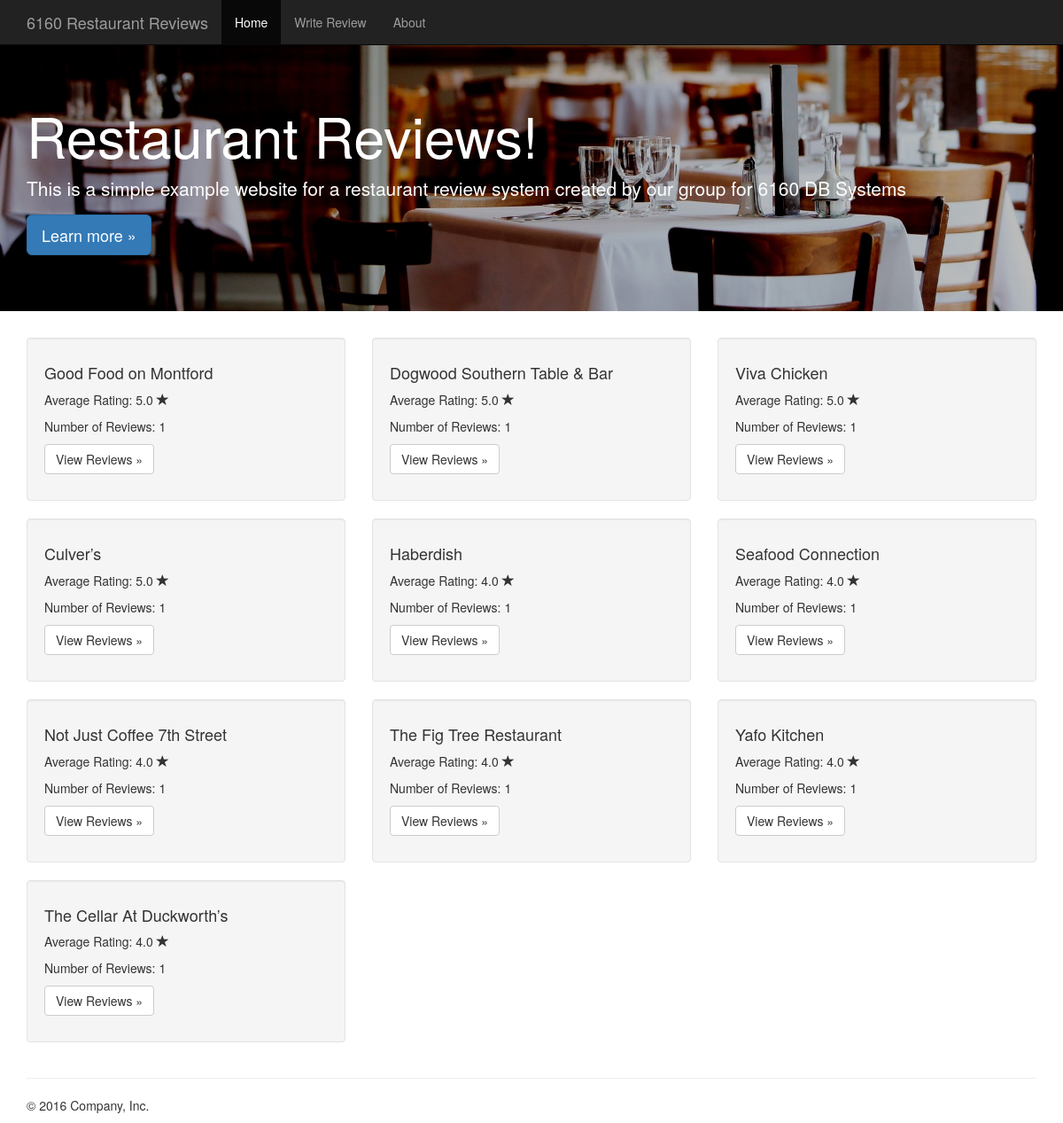
The app's page /DBFinalProject/index.php with its own data.
### tables this page shows
CREATE TABLE `business` (
  `business_id` int(10) UNSIGNED NOT NULL,
  `business_name` varchar(45) NOT NULL,
  `user_id` int(11) DEFAULT NULL COMMENT 'user_id of administrator',
  `hours` varchar(100) DEFAULT NULL,
  `contact_number` varchar(45) DEFAULT NULL,
  `review_count` int(10) DEFAULT 0 COMMENT 'updated via trigger on review insert/delete'
);

### DBFinalProject/index.php (the view, shortened to what this page needs)
<?php
require_once './resources/php/db_connect.php';
$restaurant_query = "SELECT business.business_name, business.business_id, ROUND(AVG(review.stars),1) AS avg_rating, COUNT(review.review_id) AS num_reviews
                      FROM restaurant.business
                      LEFT JOIN restaurant.review ON business.business_id = review.business_id
                      GROUP BY business.business_id
                      ORDER BY avg_rating DESC;";
$restaurant__stmt = $mysqli->prepare($restaurant_query);
$restaurant__stmt->execute();
$restaurant_result = $restaurant__stmt->get_result();
?>
<!DOCTYPE html>
<html lang="en">
<head>
    <link href="./vendors/bootstrap-3.3.7/css/bootstrap.min.css" rel="stylesheet">
</head>
<body>
<nav class="navbar navbar-inverse navbar-fixed-top">
    <div class="container">
        <div class="navbar-header">
            <a class="navbar-brand" href="./index.php">6160 Restaurant Reviews</a>
        </div>
        <div id="navbar" class="navbar-collapse collapse">
            <ul class="nav navbar-nav">
                <li class="active"><a>Home</a></li>
                <li><a href="./write_review.php">Write Review</a></li>
                <li><a href="./about.php">About</a></li>
            </ul>
        </div>
    </div>
</nav>
<div class="jumbotron">
    <div class="container">
        <h1>Restaurant Reviews!</h1>
        <p>This is a simple example website for a restaurant review system created by our group for 6160 DB Systems</p>
        <p><a class="btn btn-primary btn-lg" href="./about.php" role="button">Learn more &raquo;</a></p>
    </div>
</div>
<div class="container">
    <div class="row">
        <?php
            while($restaurant_info = $restaurant_result->fetch_assoc()){ ?>
                <div class="col-md-4">
                    <div class="well">
                        <h4><?php echo $restaurant_info["business_name"]; ?></h4>
                        <p>Average Rating: <?php echo $restaurant_info["avg_rating"]; ?> <span class="glyphicon glyphicon-star"></span></p>
                        <p>Number of Reviews: <?php echo $restaurant_info["num_reviews"]; ?></p>
                        <p><a class="btn btn-default" href="./view_restaurant.php?id=<?php echo $restaurant_info["business_id"]; ?>" role="button">View Reviews &raquo;</a></p>
                    </div>
                </div>
        <?php
            }
        ?>
    </div>
    <hr>
    <footer>
        <p>&copy; 2016 Company, Inc.</p>
    </footer>
</div>
</body>
</html>

### DBFinalProject/index.php (style rules this page uses)
.jumbotron { padding-top: 98px; background: url("resources/img/restaurant.jpg"); background-size: cover; background-position: center; background-repeat: no-repeat; color: white; }

### records on screen
business: business_name "Good Food on Montford", avg_rating "5.0", num_reviews "1"
business: business_name "Dogwood Southern Table & Bar", avg_rating "5.0", num_reviews "1"
business: business_name "Viva Chicken", avg_rating "5.0", num_reviews "1"
business: business_name "Culver’s", avg_rating "5.0", num_reviews "1"
business: business_name "Haberdish", avg_rating "4.0", num_reviews "1"
business: business_name "Seafood Connection", avg_rating "4.0", num_reviews "1"
business: business_name "Not Just Coffee 7th Street", avg_rating "4.0", num_reviews "1"
business: business_name "The Fig Tree Restaurant", avg_rating "4.0", num_reviews "1"
business: business_name "Yafo Kitchen", avg_rating "4.0", num_reviews "1"
business: business_name "The Cellar At Duckworth’s", avg_rating "4.0", num_reviews "1"
